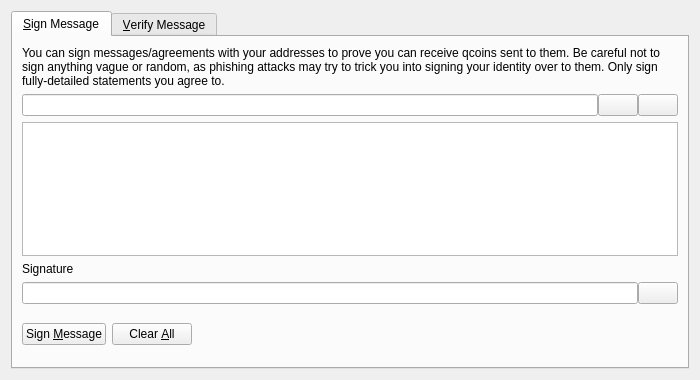
<?xml version="1.0" encoding="UTF-8"?>
<ui version="4.0">
 <class>SignVerifyMessageDialog</class>
 <widget class="QDialog" name="SignVerifyMessageDialog">
  <property name="geometry">
   <rect>
    <x>0</x>
    <y>0</y>
    <width>700</width>
    <height>380</height>
   </rect>
  </property>
  <property name="windowTitle">
   <string>Signatures - Sign / Verify a Message</string>
  </property>
  <property name="modal">
   <bool>true</bool>
  </property>
  <layout class="QVBoxLayout" name="verticalLayout">
   <item>
    <widget class="QTabWidget" name="tabWidget">
     <property name="currentIndex">
      <number>0</number>
     </property>
     <widget class="QWidget" name="tabSignMessage">
      <attribute name="title">
       <string>&amp;Sign Message</string>
      </attribute>
      <layout class="QVBoxLayout" name="verticalLayout_SM">
       <item>
        <widget class="QLabel" name="infoLabel_SM">
         <property name="text">
          <string>You can sign messages/agreements with your addresses to prove you can receive qcoins sent to them. Be careful not to sign anything vague or random, as phishing attacks may try to trick you into signing your identity over to them. Only sign fully-detailed statements you agree to.</string>
         </property>
         <property name="textFormat">
          <enum>Qt::PlainText</enum>
         </property>
         <property name="wordWrap">
          <bool>true</bool>
         </property>
        </widget>
       </item>
       <item>
        <layout class="QHBoxLayout" name="horizontalLayout_1_SM">
         <property name="spacing">
          <number>0</number>
         </property>
         <item>
          <widget class="QValidatedLineEdit" name="addressIn_SM">
           <property name="toolTip">
            <string>The Qcoin address to sign the message with</string>
           </property>
          </widget>
         </item>
         <item>
          <widget class="QPushButton" name="addressBookButton_SM">
           <property name="toolTip">
            <string>Choose previously used address</string>
           </property>
           <property name="text">
            <string/>
           </property>
           <property name="icon">
            <iconset resource="../bitcoin.qrc">
             <normaloff>:/icons/address-book</normaloff>:/icons/address-book</iconset>
           </property>
           <property name="shortcut">
            <string>Alt+A</string>
           </property>
           <property name="autoDefault">
            <bool>false</bool>
           </property>
          </widget>
         </item>
         <item>
          <widget class="QPushButton" name="pasteButton_SM">
           <property name="toolTip">
            <string>Paste address from clipboard</string>
           </property>
           <property name="text">
            <string/>
           </property>
           <property name="icon">
            <iconset resource="../bitcoin.qrc">
             <normaloff>:/icons/editpaste</normaloff>:/icons/editpaste</iconset>
           </property>
           <property name="shortcut">
            <string>Alt+P</string>
           </property>
           <property name="autoDefault">
            <bool>false</bool>
           </property>
          </widget>
         </item>
        </layout>
       </item>
       <item>
        <widget class="QPlainTextEdit" name="messageIn_SM">
         <property name="toolTip">
          <string>Enter the message you want to sign here</string>
         </property>
        </widget>
       </item>
       <item>
        <widget class="QLabel" name="signatureLabel_SM">
         <property name="text">
          <string>Signature</string>
         </property>
         <property name="textFormat">
          <enum>Qt::PlainText</enum>
         </property>
        </widget>
       </item>
       <item>
        <layout class="QHBoxLayout" name="horizontalLayout_2_SM">
         <property name="spacing">
          <number>0</number>
         </property>
         <item>
          <widget class="QLineEdit" name="signatureOut_SM">
           <property name="font">
            <font>
             <italic>true</italic>
            </font>
           </property>
           <property name="readOnly">
            <bool>true</bool>
           </property>
          </widget>
         </item>
         <item>
          <widget class="QPushButton" name="copySignatureButton_SM">
           <property name="toolTip">
            <string>Copy the current signature to the system clipboard</string>
           </property>
           <property name="text">
            <string/>
           </property>
           <property name="icon">
            <iconset resource="../bitcoin.qrc">
             <normaloff>:/icons/editcopy</normaloff>:/icons/editcopy</iconset>
           </property>
           <property name="autoDefault">
            <bool>false</bool>
           </property>
          </widget>
         </item>
        </layout>
       </item>
       <item>
        <layout class="QHBoxLayout" name="horizontalLayout_3_SM">
         <item>
          <widget class="QPushButton" name="signMessageButton_SM">
           <property name="toolTip">
            <string>Sign the message to prove you own this Qcoin address</string>
           </property>
           <property name="text">
            <string>Sign &amp;Message</string>
           </property>
           <property name="icon">
            <iconset resource="../bitcoin.qrc">
             <normaloff>:/icons/edit</normaloff>:/icons/edit</iconset>
           </property>
           <property name="autoDefault">
            <bool>false</bool>
           </property>
          </widget>
         </item>
         <item>
          <widget class="QPushButton" name="clearButton_SM">
           <property name="toolTip">
            <string>Reset all sign message fields</string>
           </property>
           <property name="text">
            <string>Clear &amp;All</string>
           </property>
           <property name="icon">
            <iconset resource="../bitcoin.qrc">
             <normaloff>:/icons/remove</normaloff>:/icons/remove</iconset>
           </property>
           <property name="autoDefault">
            <bool>false</bool>
           </property>
          </widget>
         </item>
         <item>
          <spacer name="horizontalSpacer_1_SM">
           <property name="orientation">
            <enum>Qt::Horizontal</enum>
           </property>
           <property name="sizeHint" stdset="0">
            <size>
             <width>40</width>
             <height>48</height>
            </size>
           </property>
          </spacer>
         </item>
         <item>
          <widget class="QLabel" name="statusLabel_SM">
           <property name="font">
            <font>
             <weight>75</weight>
             <bold>true</bold>
            </font>
           </property>
           <property name="text">
            <string/>
           </property>
           <property name="wordWrap">
            <bool>true</bool>
           </property>
          </widget>
         </item>
         <item>
          <spacer name="horizontalSpacer_2_SM">
           <property name="orientation">
            <enum>Qt::Horizontal</enum>
           </property>
           <property name="sizeHint" stdset="0">
            <size>
             <width>40</width>
             <height>48</height>
            </size>
           </property>
          </spacer>
         </item>
        </layout>
       </item>
      </layout>
     </widget>
     <widget class="QWidget" name="tabVerifyMessage">
      <attribute name="title">
       <string>&amp;Verify Message</string>
      </attribute>
      <layout class="QVBoxLayout" name="verticalLayout_VM">
       <item>
        <widget class="QLabel" name="infoLabel_VM">
         <property name="text">
          <string>Enter the receiver's address, message (ensure you copy line breaks, spaces, tabs, etc. exactly) and signature below to verify the message. Be careful not to read more into the signature than what is in the signed message itself, to avoid being tricked by a man-in-the-middle attack. Note that this only proves the signing party receives with the address, it cannot prove sendership of any transaction!</string>
         </property>
         <property name="textFormat">
          <enum>Qt::PlainText</enum>
         </property>
         <property name="alignment">
          <set>Qt::AlignLeading|Qt::AlignLeft|Qt::AlignTop</set>
         </property>
         <property name="wordWrap">
          <bool>true</bool>
         </property>
        </widget>
       </item>
       <item>
        <layout class="QHBoxLayout" name="horizontalLayout_1_VM">
         <property name="spacing">
          <number>0</number>
         </property>
         <item>
          <widget class="QValidatedLineEdit" name="addressIn_VM">
           <property name="toolTip">
            <string>The Qcoin address the message was signed with</string>
           </property>
          </widget>
         </item>
         <item>
          <widget class="QPushButton" name="addressBookButton_VM">
           <property name="toolTip">
            <string>Choose previously used address</string>
           </property>
           <property name="text">
            <string/>
           </property>
           <property name="icon">
            <iconset resource="../bitcoin.qrc">
             <normaloff>:/icons/address-book</normaloff>:/icons/address-book</iconset>
           </property>
           <property name="shortcut">
            <string>Alt+A</string>
           </property>
           <property name="autoDefault">
            <bool>false</bool>
           </property>
          </widget>
         </item>
        </layout>
       </item>
       <item>
        <widget class="QPlainTextEdit" name="messageIn_VM"/>
       </item>
       <item>
        <widget class="QValidatedLineEdit" name="signatureIn_VM"/>
       </item>
       <item>
        <layout class="QHBoxLayout" name="horizontalLayout_2_VM">
         <item>
          <widget class="QPushButton" name="verifyMessageButton_VM">
           <property name="toolTip">
            <string>Verify the message to ensure it was signed with the specified Qcoin address</string>
           </property>
           <property name="text">
            <string>Verify &amp;Message</string>
           </property>
           <property name="icon">
            <iconset resource="../bitcoin.qrc">
             <normaloff>:/icons/transaction_0</normaloff>:/icons/transaction_0</iconset>
           </property>
           <property name="autoDefault">
            <bool>false</bool>
           </property>
          </widget>
         </item>
         <item>
          <widget class="QPushButton" name="clearButton_VM">
           <property name="toolTip">
            <string>Reset all verify message fields</string>
           </property>
           <property name="text">
            <string>Clear &amp;All</string>
           </property>
           <property name="icon">
            <iconset resource="../bitcoin.qrc">
             <normaloff>:/icons/remove</normaloff>:/icons/remove</iconset>
           </property>
           <property name="autoDefault">
            <bool>false</bool>
           </property>
          </widget>
         </item>
         <item>
          <spacer name="horizontalSpacer_1_VM">
           <property name="orientation">
            <enum>Qt::Horizontal</enum>
           </property>
           <property name="sizeHint" stdset="0">
            <size>
             <width>40</width>
             <height>48</height>
            </size>
           </property>
          </spacer>
         </item>
         <item>
          <widget class="QLabel" name="statusLabel_VM">
           <property name="font">
            <font>
             <weight>75</weight>
             <bold>true</bold>
            </font>
           </property>
           <property name="text">
            <string/>
           </property>
           <property name="wordWrap">
            <bool>true</bool>
           </property>
          </widget>
         </item>
         <item>
          <spacer name="horizontalSpacer_2_VM">
           <property name="orientation">
            <enum>Qt::Horizontal</enum>
           </property>
           <property name="sizeHint" stdset="0">
            <size>
             <width>40</width>
             <height>48</height>
            </size>
           </property>
          </spacer>
         </item>
        </layout>
       </item>
      </layout>
     </widget>
    </widget>
   </item>
  </layout>
 </widget>
 <customwidgets>
  <customwidget>
   <class>QValidatedLineEdit</class>
   <extends>QLineEdit</extends>
   <header>qt/qvalidatedlineedit.h</header>
  </customwidget>
 </customwidgets>
 <resources>
  <include location="../bitcoin.qrc"/>
 </resources>
 <connections/>
</ui>
